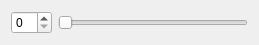
<?xml version="1.0" encoding="UTF-8"?>
<ui version="4.0">
 <class>SmallWidget</class>
 <widget class="QWidget" name="SmallWidget">
  <property name="geometry">
   <rect>
    <x>0</x>
    <y>0</y>
    <width>259</width>
    <height>38</height>
   </rect>
  </property>
  <property name="windowTitle">
   <string>Form</string>
  </property>
  <layout class="QHBoxLayout" name="horizontalLayout">
   <item>
    <widget class="QSpinBox" name="spinBox"/>
   </item>
   <item>
    <widget class="QSlider" name="horizontalSlider">
     <property name="orientation">
      <enum>Qt::Horizontal</enum>
     </property>
    </widget>
   </item>
  </layout>
 </widget>
 <resources/>
 <connections/>
</ui>
